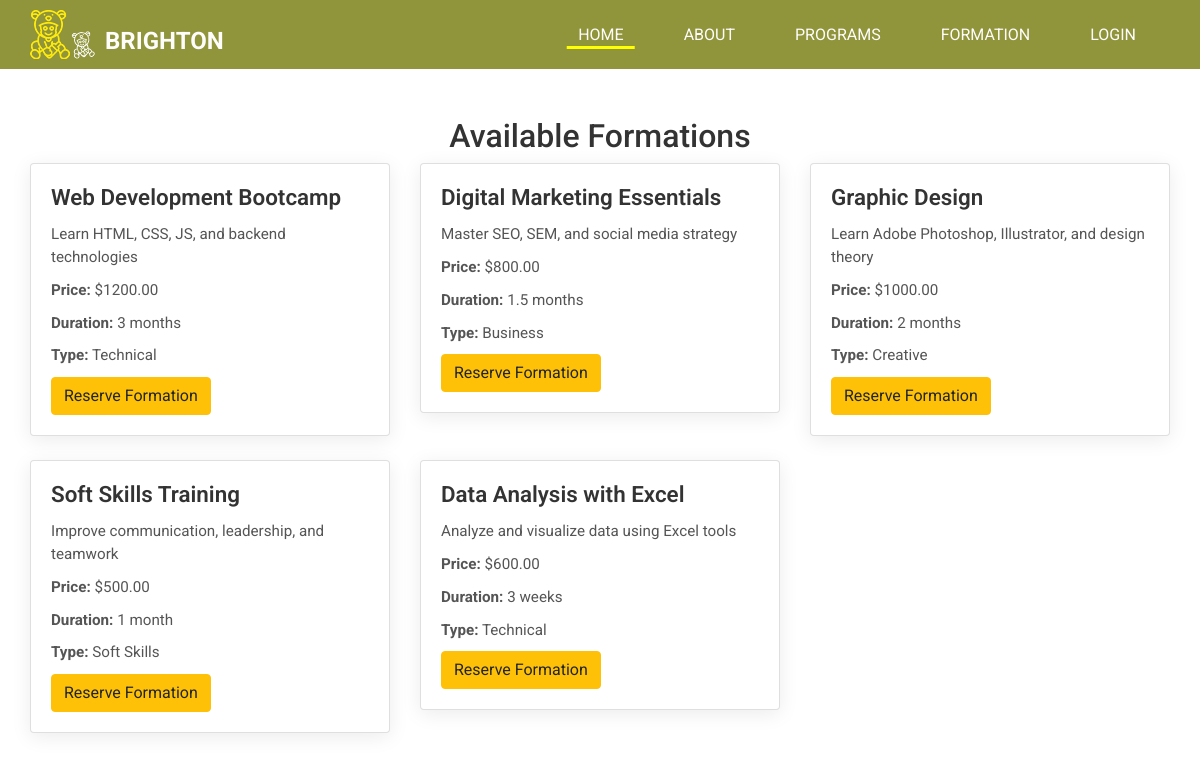
/formationPage.php, run on the app's committed database.
### tables this page shows
CREATE TABLE IF NOT EXISTS formations (
    id INT AUTO_INCREMENT PRIMARY KEY,
    name VARCHAR(255) NOT NULL,
    description TEXT NOT NULL,
    price DECIMAL(10, 2) NOT NULL,
    duration VARCHAR(100) NOT NULL,
    type VARCHAR(100) NOT NULL,
    reserved TINYINT(1) DEFAULT 0  
);

### formationPage.php (the view, shortened to what this page needs)
<?php
include 'db.php';
class Formation
{
    private $conn;
    public function __construct($conn)
    {
        $this->conn = $conn;
    }
    public function getAllFormations()
    {
        $query = "SELECT * FROM formations";
        $stmt = $this->conn->query($query);
        return $stmt;
    }
}
$formationModel = new Formation($conn);
$formations = $formationModel->getAllFormations();
?>
<!DOCTYPE html>
<html lang="en">
<head>
    <link rel="stylesheet" href="css/bootstrap.css">
    <link href="css/style.css" rel="stylesheet">
</head>
<body>
    <?php include 'nav.php'; ?>
    <div class="container mt-5">
        <h2>Available Formations</h2>
        <div class="row">
            <?php while ($row = $formations->fetch(PDO::FETCH_ASSOC)): ?>
                <div class="col-md-4">
                    <div class="card mb-4">
                        <div class="card-body">
                            <h5 class="card-title"><?php echo $row['name']; ?></h5>
                            <p class="card-text"><?php echo $row['description']; ?></p>
                            <p class="card-text"><strong>Price:</strong> $<?php echo $row['price']; ?></p>
                            <p class="card-text"><strong>Duration:</strong> <?php echo $row['duration']; ?></p>
                            <p class="card-text"><strong>Type:</strong> <?php echo $row['type']; ?></p>
                            <?php if (isset($_SESSION['user'])): ?>
                                <a href="?reserve=<?php echo $row['id']; ?>" class="btn btn-warning">Reserve Formation</a>
                            <?php else: ?>
                                <a href="#" class="btn btn-warning" onclick="alert('Please login first to reserve a formation.'); return false;">Reserve Formation</a>
                            <?php endif; ?>
                        </div>
                    </div>
                </div>
            <?php endwhile; ?>
        </div>
    </div>
</body>
</html>

### nav.php (shortened to what this page needs)
<link rel="stylesheet" type="text/css" href="https://cdnjs.cloudflare.com/ajax/libs/OwlCarousel2/2.1.3/assets/owl.carousel.min.css" />
<link rel="stylesheet" type="text/css" href="css/bootstrap.css" />
<link href="css/style.css" rel="stylesheet" />
<link href="css/responsive.css" rel="stylesheet" />
<header class="header_section">
  <div class="container">
    <nav class="navbar navbar-expand-lg custom_nav-container">
      <a class="navbar-brand" href="index.php">
        <img src="images/logo.png" alt="Brighton Logo" />
        <span>Brighton</span>
      </a>
      <div class="collapse navbar-collapse" id="navbarSupportedContent">
        <div class="d-flex ml-auto flex-column flex-lg-row align-items-center mx-1">
          <ul class="navbar-nav">
            <li class="nav-item active">
              <a class="nav-link" href="index.php">Home <span class="sr-only">(current)</span></a>
            </li>
            <li class="nav-item">
              <a class="nav-link" href="about.php">About</a>
            </li>
            <li class="nav-item">
              <a class="nav-link" href="program.php">Programs</a>
            </li>
            <li class="nav-item">
              <a class="nav-link" href="formationPage.php"> Formation</a>
            </li>
            <?php if (isset($_SESSION['user'])): ?>
              <li class="nav-item">
                <a class="nav-link text-white" href="?logout=true">Déconnecter</a>
              </li>
            <?php else: ?>
              <li class="nav-item">
                <a class="nav-link text-white" href="login.php">Login</a>
              </li>
            <?php endif; ?>
          </ul>
        </div>
      </div>
    </nav>
  </div>
</header>

### css/style.css (style rules this page uses)
body { font-family: "Roboto", sans-serif; color: #0c0c0c; background-color: #ffffff; }
.header_section { background-color: #90953b; }
.custom_nav-container.navbar-expand-lg .navbar-nav .nav-link { padding: 10px 30px; color: #fefdfc; text-align: center; text-transform: uppercase; }
.custom_nav-container.navbar-expand-lg .navbar-nav .nav-item.active .nav-link { position: relative; }
.custom_nav-container.navbar-expand-lg .navbar-nav .nav-item.active .nav-link::after { content: ""; position: absolute; width: 65%; left: 50%; height: 2.5px; background-color: #ffff00; bottom: 8px; margin: 0 auto; display: block; -webkit-transform: translateX(-50%); transform: translateX(-50%); }
a, a:hover, a:focus { text-decoration: none; }
.btn, .btn:focus { outline: none !important; -webkit-box-shadow: none; box-shadow: none; }
.navbar-brand { display: -webkit-box; display: -ms-flexbox; display: flex; -webkit-box-align: end; -ms-flex-align: end; align-items: flex-end; }
.navbar-brand span { font-size: 24px; font-weight: 700; color: #fefdfc; margin-left: 10px; text-transform: uppercase; }
.custom_nav-container { z-index: 99999; padding: 5px 0; }

### css/responsive.css (style rules this page uses)
@media (min-width: 1200px) { .container { max-width: 1170px; } }

### formationPage.php (style rules this page uses)
body { background: #f7f9fc; font-family: 'Segoe UI', Tahoma, Geneva, Verdana, sans-serif; }
h2 { text-align: center; margin-bottom: 40px; font-weight: bold; color: #333; }
.card { background: white; border: none; border-radius: 15px; box-shadow: 0 4px 20px rgba(0, 0, 0, 0.08); transition: transform 0.3s ease, box-shadow 0.3s ease; opacity: 0; transform: translateY(20px); animation: fadeInUp 0.6s forwards; }
.card-title { font-size: 1.4rem; font-weight: 600; color: #333; }
.card-text { font-size: 0.95rem; color: #555; margin-bottom: 10px; }
.btn-warning { background-color: #ffc107; border: none; font-weight: 600; transition: background-color 0.3s ease; }
.col-md-4:nth-child(1) .card { animation-delay: 0.1s; }
.col-md-4:nth-child(2) .card { animation-delay: 0.2s; }
.col-md-4:nth-child(3) .card { animation-delay: 0.3s; }

### data on the page
formations: name "Web Development Bootcamp", description "Learn HTML, CSS, JS, and backend technologies", price "1200.00", duration "3 months", type "Technical"
formations: name "Digital Marketing Essentials", description "Master SEO, SEM, and social media strategy", price "800.00", duration "1.5 months", type "Business"
formations: name "Graphic Design", description "Learn Adobe Photoshop, Illustrator, and design theory", price "1000.00", duration "2 months", type "Creative"
formations: name "Soft Skills Training", description "Improve communication, leadership, and teamwork", price "500.00", duration "1 month", type "Soft Skills"
formations: name "Data Analysis with Excel", description "Analyze and visualize data using Excel tools", price "600.00", duration "3 weeks", type "Technical"
